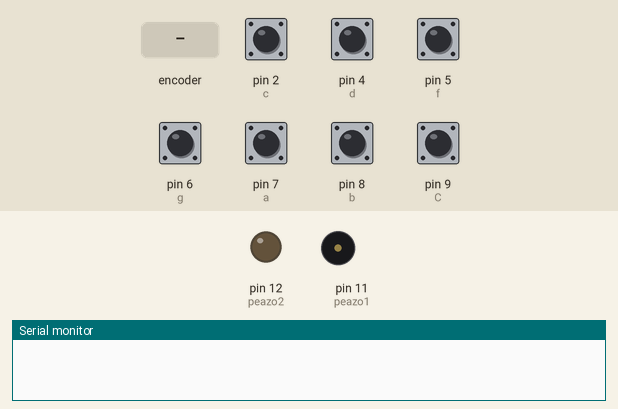
Recording of a sketch running on a simulated Arduino Uno, built with avr-gcc and run on an emulated ATmega328P. On the bench: output pins drawn as LEDs (lit = HIGH), buzzer (waves = sounding), the last lines printed to the serial monitor. Inputs (shaded band) come from the test bench; at power-on: pin 2 (c), pin 4 (d), pin 5 (f), pin 6 (g), pin 7 (a), pin 8 (b), pin 9 (C) HIGH.

Above: at 1.2 s.
1.3 s: rotary encoder on pin 7 (a) / pin 8 (b) turned 3 steps (first pin leading)
At 1.43 s:
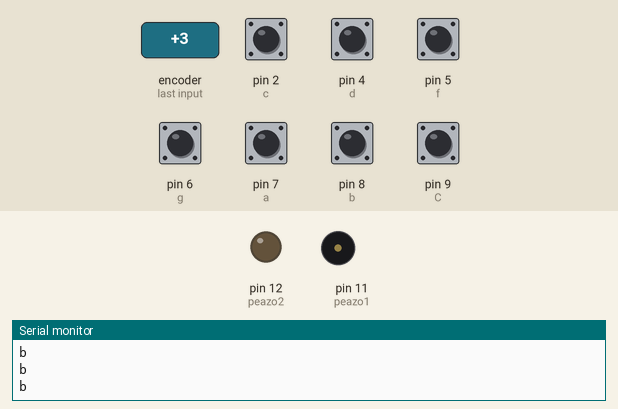
4.3 s: pin 2 (c) pulled LOW for 0.15 s
At 4.37 s:
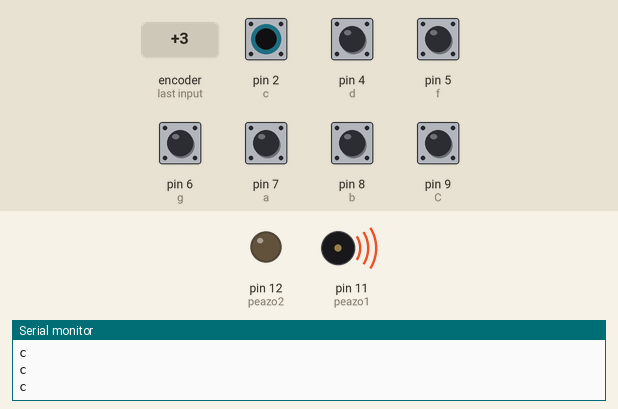
5.9 s: pin 4 (d) pulled LOW for 0.15 s
At 7.0 s:
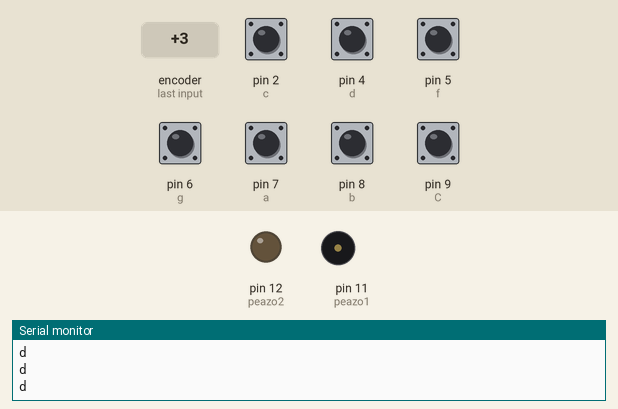
7.5 s: pin 5 (f) pulled LOW for 0.15 s
At 7.57 s:
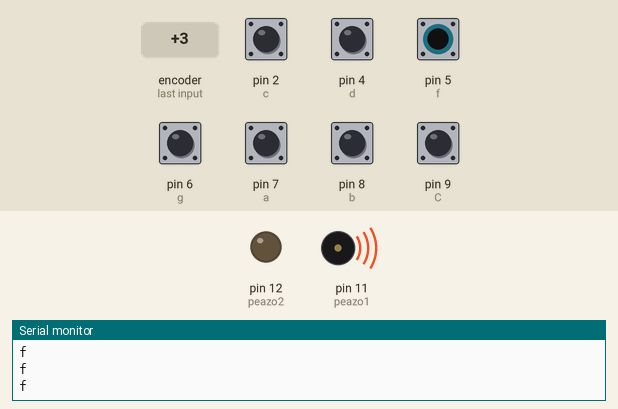
9.1 s: pin 6 (g) pulled LOW for 0.15 s
At 10.4 s:
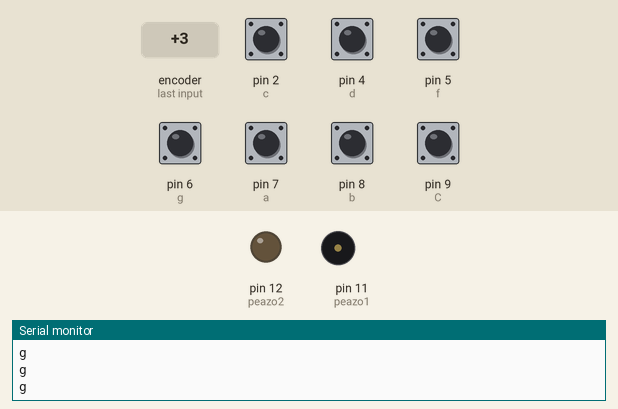
10.7 s: pin 9 (C) pulled LOW for 0.15 s
At 10.77 s:
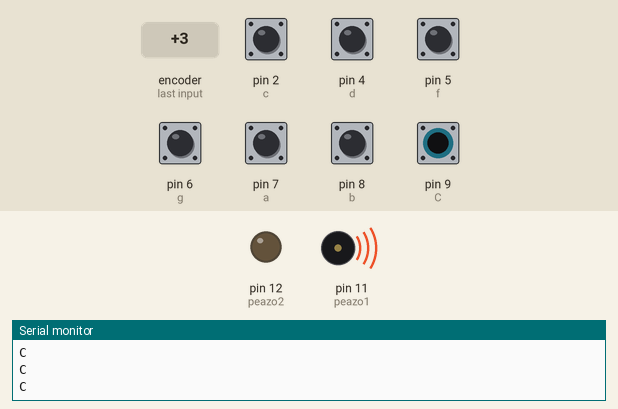
Timing chart, 0 to 13.3 s (numbered marks = the images above; inputs shaded):
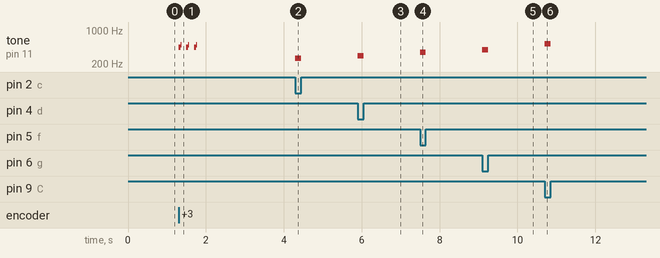

The sketch:

pinao.ino
```cpp
#include "pitches.h"

int c = 2;
int d = 4;
int e = 4;
int f = 5;
int g = 6;
int a = 7;
int b = 8;
int C = 9;

int peazo1 = 11;
int peazo2 = 12;

void setup() {
  pinMode(c, INPUT_PULLUP);
  pinMode(d, INPUT_PULLUP);
  pinMode(e, INPUT_PULLUP);
  pinMode(f, INPUT_PULLUP);
  pinMode(g, INPUT_PULLUP);
  pinMode(a, INPUT_PULLUP);
  pinMode(b, INPUT_PULLUP);
  pinMode(C, INPUT_PULLUP);
  pinMode(peazo1, OUTPUT);
  pinMode(peazo2, OUTPUT);
  Serial.begin(9600);
}

void loop() {
  //  Serial.println(digitalRead(c));

  if (digitalRead(c) == LOW) {
    while (digitalRead(c) == LOW) {
      tone(peazo1, NOTE_C4); Serial.println("c");
    }
  }


  else if (digitalRead(d) == LOW) {
    while (digitalRead(d) == LOW) {
      tone(peazo1, NOTE_D4); Serial.println("d");
    }
  }


  else if (digitalRead(e) == LOW) {
    while (digitalRead(e) == LOW) {
      tone(peazo1, NOTE_E4); Serial.println("e");
    }
  }


  else if (digitalRead(f) == LOW) {
    while (digitalRead(f) == LOW) {
      tone(peazo1, NOTE_F4); Serial.println("f");
    }
  }


  else if (digitalRead(g) == LOW) {
    while (digitalRead(g) == LOW) {
      tone(peazo1, NOTE_G4); Serial.println("g");
    }
  }


  else if (digitalRead(a) == LOW) {
    while (digitalRead(a) == LOW) {
      tone(peazo1, NOTE_A4); Serial.println("a");
    }
  }


  else if (digitalRead(b) == LOW) {
    while (digitalRead(b) == LOW) {
      tone(peazo1, NOTE_B4); Serial.println("b");
    }
  }


  else if (digitalRead(C) == LOW) {
    while (digitalRead(C) == LOW) {
      tone(peazo1, NOTE_C5); Serial.println("C");
    }
  } else {
    noTone(peazo1);
  }

}
```

pitches.h
```cpp
/*************************************************
 * Public Constants
 *************************************************/

#define NOTE_B0  31
#define NOTE_C1  33
#define NOTE_CS1 35
#define NOTE_D1  37
#define NOTE_DS1 39
#define NOTE_E1  41
#define NOTE_F1  44
#define NOTE_FS1 46
#define NOTE_G1  49
#define NOTE_GS1 52
#define NOTE_A1  55
#define NOTE_AS1 58
#define NOTE_B1  62
#define NOTE_C2  65
#define NOTE_CS2 69
#define NOTE_D2  73
#define NOTE_DS2 78
#define NOTE_E2  82
#define NOTE_F2  87
#define NOTE_FS2 93
#define NOTE_G2  98
#define NOTE_GS2 104
#define NOTE_A2  110
#define NOTE_AS2 117
#define NOTE_B2  123
#define NOTE_C3  131 // OMAGEA SQIRTALL
#define NOTE_CS3 139
#define NOTE_D3  147
#define NOTE_DS3 156
#define NOTE_E3  165
#define NOTE_F3  175
#define NOTE_FS3 185
#define NOTE_G3  196
#define NOTE_GS3 208
#define NOTE_A3  220
#define NOTE_AS3 233
#define NOTE_B3  247
#define NOTE_C4  262
#define NOTE_CS4 277
#define NOTE_D4  294
#define NOTE_DS4 311
#define NOTE_E4  330
#define NOTE_F4  349
#define NOTE_FS4 370
#define NOTE_G4  392
#define NOTE_GS4 415
#define NOTE_A4  440
#define NOTE_AS4 466
#define NOTE_B4  494
#define NOTE_C5  523
#define NOTE_CS5 554
#define NOTE_D5  587
#define NOTE_DS5 622
#define NOTE_E5  659
#define NOTE_F5  698
#define NOTE_FS5 740
#define NOTE_G5  784
#define NOTE_GS5 831
#define NOTE_A5  880
#define NOTE_AS5 932
#define NOTE_B5  988
#define NOTE_C6  1047
#define NOTE_CS6 1109
#define NOTE_D6  1175
#define NOTE_DS6 1245
#define NOTE_E6  1319
#define NOTE_F6  1397
#define NOTE_FS6 1480
#define NOTE_G6  1568
#define NOTE_GS6 1661
#define NOTE_A6  1760
#define NOTE_AS6 1865
#define NOTE_B6  1976
#define NOTE_C7  2093
#define NOTE_CS7 2217
#define NOTE_D7  2349
#define NOTE_DS7 2489
#define NOTE_E7  2637
#define NOTE_F7  2794
#define NOTE_FS7 2960
#define NOTE_G7  3136
#define NOTE_GS7 3322
#define NOTE_A7  3520
#define NOTE_AS7 3729
#define NOTE_B7  3951
#define NOTE_C8  4186
#define NOTE_CS8 4435
#define NOTE_D8  4699
#define NOTE_DS8 4978
```

Measured:
- after the input at 1.3 s, tone on pin 11 (peazo1): silent → 440 Hz at once, then repeats every 0.20 s: 494 Hz 0.02 s, silent 0.12 s, 440 Hz 0.05 s, until it stays silent from 1.8 s
- after the input at 4.3 s, tone on pin 11 (peazo1): silent → 262 Hz at once, → silent 0.15 s later
- after the input at 5.9 s, tone on pin 11 (peazo1): silent → 294 Hz at once, → silent 0.15 s later
- after the input at 7.5 s, tone on pin 11 (peazo1): silent → 349 Hz at once, → silent 0.15 s later
- after the input at 9.1 s, tone on pin 11 (peazo1): silent → 392 Hz at once, → silent 0.15 s later
- after the input at 10.7 s, tone on pin 11 (peazo1): silent → 523 Hz at once, → silent 0.15 s later
